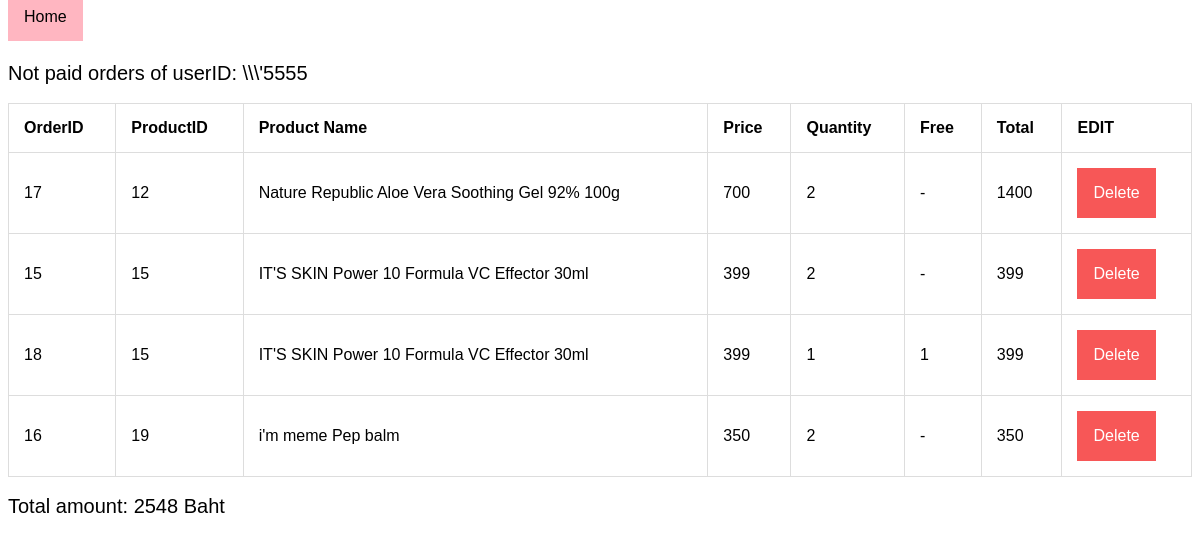
The page /viewOrder.php (signed in) on the database its author committed.
### tables this page shows
CREATE TABLE `orders` (
  `orderID` int(11) NOT NULL,
  `userID` int(8) NOT NULL,
  `productID` int(11) NOT NULL,
  `quantity` int(5) NOT NULL,
  `paid` varchar(2) NOT NULL DEFAULT 'N'
);

CREATE TABLE `product` (
  `productID` int(11) NOT NULL,
  `name` varchar(128) NOT NULL,
  `category` varchar(64) NOT NULL DEFAULT 'others',
  `price` int(9) NOT NULL,
  `color` varchar(64) NOT NULL,
  `stock` int(5) NOT NULL DEFAULT '0',
  `image` longblob NOT NULL,
  `brand` varchar(64) NOT NULL
);

### viewOrder.php (the view, shortened to what this page needs)
<!DOCTYPE html>
<html>
<head>
</head>
<body>
<?php
$con=mysqli_connect("localhost","root","","shop");
if (mysqli_connect_errno())
	{
	echo "Failed to connect to MySQL: " . mysqli_connect_error(); }
elseif(isset($_SESSION["uid"]))
	{?>
		<a href="index.php" class="btn">Home</a><br><br><br>
		<?php
		$uid = mysqli_escape_string($con,$_SESSION["uid"]);
		$sql1 = "SELECT * FROM orders WHERE userID = '$uid' AND paid = 'N'";
		$res1 = mysqli_query($con,$sql1);
	if (!$res1)
	{
	die('Error: ' . mysqli_error($con));
	 }
	 else
	 {
	 	$subTotal = 0;
	 	echo "<div class='tot'>Not paid orders of userID: ".$uid."</div><br>";
	 	echo '<table>';
	 	echo '<tr><th> OrderID  </th><th> ProductID </th><th> Product Name</th><th> Price </th><th> Quantity </th><th> Free </th><th>Total </th><th> EDIT</th></tr>';
	 	while($row1 = mysqli_fetch_array($res1))
	 	{
	 		echo '<tr><td>'.$row1["orderID"] .'</td><td>'.$row1["productID"].'</td>';
	 		$pid = $row1['productID'];
	 		$sql2 = "SELECT name,price,brand FROM product WHERE productID = '$pid' LIMIT 1";
			$res2 = mysqli_query($con,$sql2);
			if (!$res2)
				{
				die('Error: ' . mysqli_error($con));
				}
			else
			{
				$total = 0;
				$totPro = 0;
				$free = 0;
				$row2 = mysqli_fetch_array($res2);
				echo '<td>'.$row2["name"]. '</td><td>'.$row2["price"].'</td>';
				$today = date("Y-m-d");
				$brnd = $row2['brand'];
				$brnd = addslashes($brnd);
				$sql3 = "SELECT proID, percent,value,brand FROM promotion WHERE brand LIKE '$brnd' && '$today' BETWEEN sDAte AND eDate LIMIT 1";
				$res3 = mysqli_query($con,$sql3);
				if (!$res3)
					{
					die('Error: ' . mysqli_error($con));
					 }
				else
				{
					if(mysqli_num_rows($res3)>0)
					{
				$quan = $row1["quantity"];
				while($row3 = mysqli_fetch_array($res3))
					{
						if($row3['proID']==1)
						{
							$total = (ceil($quan/2))*$row2["price"];
							if($quan%2==1)
							{
								$free = 1;
							}
							else
							{
								$free = 0;
							}
						}
						$totPro = $totPro + $total;
						$subTotal = $subTotal + $totPro;
					}
					}
				echo '<td>'.$row1["quantity"].'</td>';
				if($free == 0)
				{
					echo '<td> - </td>';
				}
				else
				{
					echo '<td>'.$free.'</td>';
				}
				if($totPro>0)
				{
					echo '<td>'.$totPro.'</td>';				}
				else
				{
					$total = $row1["quantity"]*$row2["price"];
					echo '<td>'.$total.'</td>';
					$subTotal = $subTotal + $total;
				}
				echo '<td><form action = "del.php" method="post"><input type="hidden" name="oid" value="'.$row1["orderID"].'">';
				echo '<input class = "btnn" type="submit" name="sub" value="Delete"></form></td></tr>';
				}
			}
	 	}
	 	echo '</table><br>';
	 	echo "<div class='tot'>Total amount:   ".$subTotal." Baht</div>";
	 }
	}
?>
</body>
</html>

### viewOrder.php (style rules this page uses)
table, td, th { border: 1px solid #ddd; text-align: left; }
table { border-collapse: collapse; width: 100%; }
th, td { padding: 15px; font-family: Arial, Helvetica, sans-serif; }
.tot { font-family: Arial, Helvetica, sans-serif; font-size: 20px; font-weight: 10px; }
.btn { background-color: lightpink; color: black; padding: 16px; font-size: 16px; border: none; cursor: pointer; font-family: Arial, Helvetica, sans-serif; text-decoration: none; }
.btnn { background-color: #f75757; color: white; padding: 16px; font-size: 16px; border: none; cursor: pointer; font-family: Arial, Helvetica, sans-serif; }

### rows shown on the page
orders: orderID "17", productID "12", productID.name "Nature Republic Aloe Vera Soothing Gel 92% 100g", productID.price "700", quantity "2", quantity.price "1400"
orders: orderID "15", productID "15", productID.name "IT'S SKIN Power 10 Formula VC Effector 30ml", productID.price "399", quantity "2", totPro "399"
orders: orderID "18", productID "15", productID.name "IT'S SKIN Power 10 Formula VC Effector 30ml", productID.price "399", quantity "1", totPro "399"
orders: orderID "16", productID "19", productID.name "i'm meme Pep balm", productID.price "350", quantity "2", totPro "350"

### other values the page prints
$uid "\\\\\\'5555"
$subTotal "2548"
